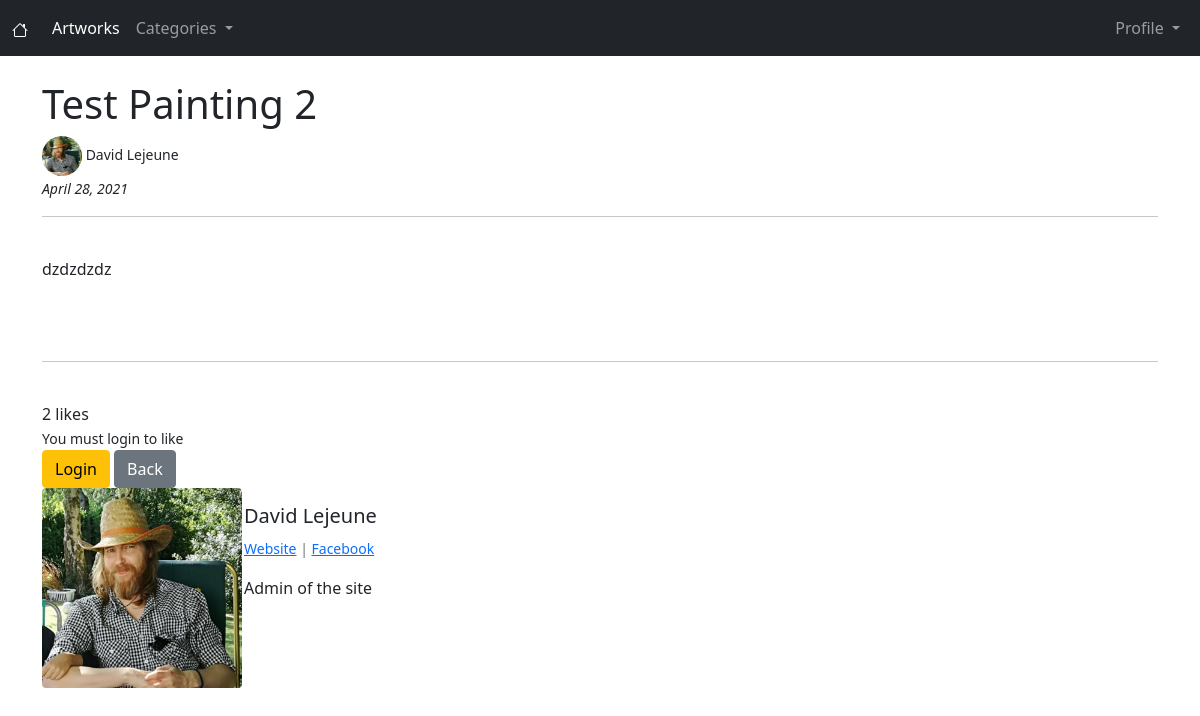
/artwork/9, run on the app's committed database.
### artworks/models.py (models this page shows, shortened)
class Artwork(models.Model):
    title = models.CharField(max_length=255)
    header_image = models.ImageField(null=True, blank=True, upload_to="images/")
    title_tag = models.CharField(max_length=255)
    author = models.ForeignKey(User, on_delete=models.CASCADE)
    body = RichTextField(blank=True, null=True)
    snippet = models.CharField(max_length=255)
    artwork_date = models.DateField(auto_now_add=True)
    category = models.CharField(max_length=255, default='No category')
    likes = models.ManyToManyField(User, related_name='artwork_post')
    def total_likes(self):
        return self.likes.count()

class Profile(models.Model):
    user = models.OneToOneField(User, null=True, on_delete=models.CASCADE)
    bio = models.TextField(blank=True, null=True)
    profile_pic = models.ImageField(null=True, blank=True, upload_to="images/profile/", default='images/profile/default-profile.png')
    website_url = models.CharField(max_length=255, blank=True, null=True)
    facebook_url = models.CharField(max_length=255, blank=True, null=True)
    instagram_url = models.CharField(max_length=255, blank=True, null=True)
    twitter_url = models.CharField(max_length=255, blank=True, null=True)

### artworks/views.py (the view)
# urls.py: path('artwork/<int:pk>', ArtworkDetailView.as_view(), name="artwork-detail"),
class ArtworkDetailView(DetailView):
    model = Artwork
    template_name = 'artwork_details.html'
    def get_context_data(self, *args, **kwargs):
        cat_menu = Category.objects.all()
        context = super(ArtworkDetailView, self).get_context_data(*args, **kwargs)
        context["cat_menu"] = cat_menu
        likes_obj = get_object_or_404(Artwork, id=self.kwargs['pk'])
        total_likes = likes_obj.total_likes()
        context["total_likes"] = total_likes
        liked = False
        if likes_obj.likes.filter(id=self.request.user.id).exists():
            liked = True
        context["liked"] = liked
        return context

### artworks/models.py (called while the page is built)
    def __str__(self):
        return self.name

### artworks/templates/artwork_details.html (shortened to what this page needs)
{% extends 'base.html' %}
{% load static %}
{% block content %}
<h1>{{ artwork.title }}</h1>
<small>
    {% if artwork.author.profile.profile_pic %}
        <img src="{{ artwork.author.profile.profile_pic.url }}"  class="rounded-circle" width=40 height=40></img>
    {% else %}
        <img src="{% static 'artsite/images/default-profile.png' %}"  class="rounded" width=40 height=40></img>
    {% endif %}
    {{ artwork.author.first_name }} {{ artwork.author.last_name }}
    <br/>
<i>{{ artwork.artwork_date }}</i>
</small>
<hr>
<br/>
{{ artwork.body|safe }}
<br/><br/>
<hr>
<br/>
{{ total_likes }}
{% if total_likes == 1 %}
    like
{% else %}
    likes
{% endif %}
<br>
        {% if user.is_authenticated %}
            <form action="{% url 'like-artwork' artwork.pk %}" method="POST">
                {% csrf_token %}
                {% if liked %}
                    <button type="submit", name="artwork_id", value="{{ artwork.id }}", class="btn btn-info">Unlike</button>
                {% else %}
                    <button type="submit", name="artwork_id", value="{{ artwork.id }}", class="btn btn-primary">Like</button>
                {% endif %}
                <a href="{% url 'artworks' %}"  class="btn btn-secondary">Back</a>
            </form>
        {% else %}
            <small>You must login to like</small><br>
            <a href="{% url 'login' %}"  class="btn btn-warning">Login</a>
            <a href="{% url 'artworks' %}"  class="btn btn-secondary">Back</a>
        {% endif %}
<br/>
<div class="card mb-3 border-0">
    <div class="row g-0">
      <div class="col-md-2">
            {% if artwork.author.profile.id %}
            <a href="{% url 'show_profile_page' artwork.author.profile.id %}" class="text-decoration-none text-reset">
                <img src="{{ artwork.author.profile.profile_pic.url }}" width=200 height=200 alt="{{ artwork.author.first_name  }} {{ artwork.author.last_name  }}"  class="rounded">
            </a>
            {% else %}
                <img src="{% static 'artsite/images/default-profile.png' %}" width=200 height=200 alt="{{ artwork.author.first_name  }} {{ artwork.author.last_name  }}"  class="rounded">
            {% endif %}
      </div>
      <div class="col-md-10">
        <div class="card-body">
            {%  if artwork.author.profile.profile_pic %}
            <a href="{% url 'show_profile_page' artwork.author.profile.id %}" class="text-decoration-none text-reset">
                <h5 class="card-title">{{ artwork.author.first_name  }} {{ artwork.author.last_name  }}</h5>
              </a>
            {% else %}
                <h5 class="card-title">{{ artwork.author.first_name  }} {{ artwork.author.last_name  }}</h5>
            {% endif %}
          <p class="card-text"><small class="text-muted">
              {% if artwork.author.profile.website_url %}
                <a href="{{ artwork.author.profile.website_url }}">Website</a>
              {% endif %}
              {% if artwork.author.profile.facebook_url %}
                | <a href="{{ artwork.author.facebook.website_url }}">Facebook</a>
              {% endif %}
          </small></p>
          <p class="card-text">{{ artwork.author.profile.bio }}</p>
        </div>
      </div>
    </div>
  </div>
{% endblock %}

### data on the page
Artwork: title "Test Painting 2", author.profile.profile_pic (picture), author.first_name "David", author.last_name "Lejeune", artwork_date "April 28, 2021", body "dzdzdzdz", author.profile.bio "Admin of the site"

### other printed values
{{ total_likes }} "2"
